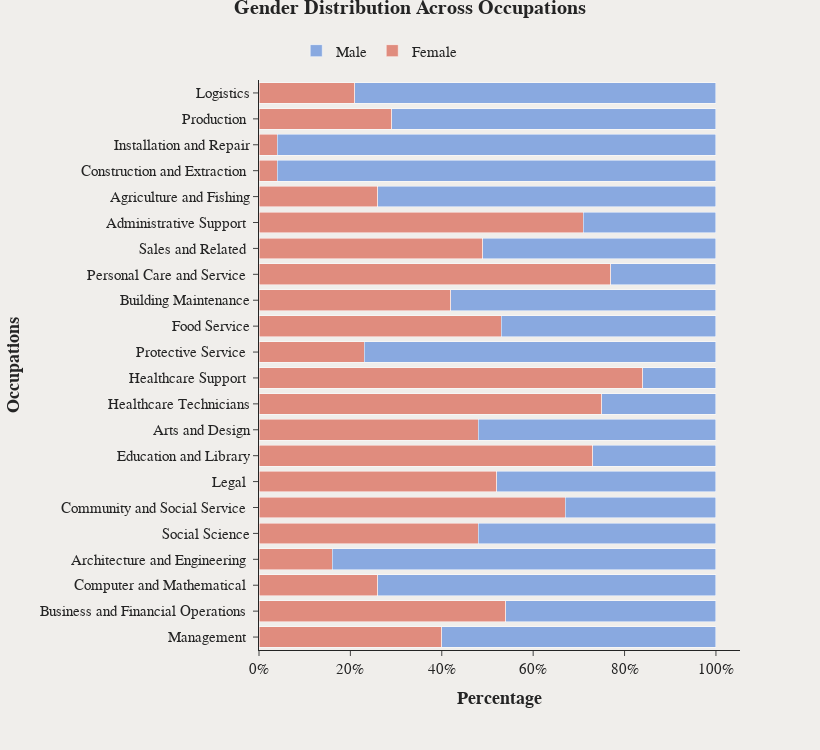

Write notebook code for a chart like this one.
### Code cell
# Create the horizontal stacked bar plot
fig = go.Figure(data=[go.Bar(y=df['Occupation'], x=df['Female'].values/100, 
                             name="Female", orientation='h', 
                             marker=dict(color='#e08c7e')), 
                      go.Bar(y=df['Occupation'], x=df['Male'].values/100, 
                             name="Male", orientation='h', 
                             marker=dict(color='#89a9e0'))], 
                layout=go.Layout(barmode='stack'))

fig.update_layout( 
    title={
        'text': '<b>'+"Gender Distribution Across Occupations"+'</b>',
        'x': 0.5,  # Set x position to center
        'y': 1,  # Set y position to top
        'xanchor': 'center',  # Set x anchor to center
        'yanchor': 'top',  # Set y anchor to top
        'font': {'size': 20}  # Set font size and bold property
    },
    xaxis=dict(
        tickformat='.0%',
    ),
    yaxis_title='<b>'+'Occupations'+'<b>', 
    xaxis_title='<b>'+'Percentage'+'<b>', 
    autosize=False, 
    height=750,
    width=820, 
    paper_bgcolor='#f0eeeb',
    plot_bgcolor='#f0eeeb',
    font=dict(family="Arial",size=15,),
    legend=dict(
        orientation="h",
        yanchor="top",
        y=1.08,
        xanchor="center",
        x=0.25
    ),
    margin={"t":80,"b":100},
    template="simple_white"

)

fig.show()

### Figure 1 — Plotly figure (JSON) as saved in the notebook; plotly's stock layout.template omitted (floating-point values rounded to 4 significant figures)
{"data": [{"marker": {"color": "#e08c7e"}, "name": "Female", "orientation": "h", "type": "bar", "x": [0.4, 0.54, 0.26, 0.16, 0.48, 0.67, 0.52, 0.73, 0.48, 0.75, 0.84, 0.23, 0.53, 0.42, 0.77, 0.49, 0.71, 0.26, 0.04, 0.04, 0.29, 0.21], "y": ["Management ", "Business and Financial Operations ", "Computer and Mathematical ", "Architecture and Engineering ", "Social Science", "Community and Social Service ", "Legal ", "Education and Library", "Arts and Design", "Healthcare Technicians", "Healthcare Support ", "Protective Service ", "Food Service", "Building Maintenance", "Personal Care and Service ", "Sales and Related ", "Administrative Support ", "Agriculture and Fishing", "Construction and Extraction ", "Installation and Repair", "Production ", "Logistics"]}, {"marker": {"color": "#89a9e0"}, "name": "Male", "orientation": "h", "type": "bar", "x": [0.6, 0.46, 0.74, 0.84, 0.52, 0.33, 0.48, 0.27, 0.52, 0.25, 0.16, 0.77, 0.47, 0.58, 0.23, 0.51, 0.29, 0.74, 0.96, 0.96, 0.71, 0.79], "y": ["Management ", "Business and Financial Operations ", "Computer and Mathematical ", "Architecture and Engineering ", "Social Science", "Community and Social Service ", "Legal ", "Education and Library", "Arts and Design", "Healthcare Technicians", "Healthcare Support ", "Protective Service ", "Food Service", "Building Maintenance", "Personal Care and Service ", "Sales and Related ", "Administrative Support ", "Agriculture and Fishing", "Construction and Extraction ", "Installation and Repair", "Production ", "Logistics"]}], "layout": {"autosize": false, "barmode": "stack", "font": {"family": "Arial", "size": 15}, "height": 750, "legend": {"orientation": "h", "x": 0.25, "xanchor": "center", "y": 1.08, "yanchor": "top"}, "margin": {"b": 100, "t": 80}, "paper_bgcolor": "#f0eeeb", "plot_bgcolor": "#f0eeeb", "title": {"font": {"size": 20}, "text": "<b>Gender Distribution Across Occupations</b>", "x": 0.5, "xanchor": "center", "y": 1, "yanchor": "top"}, "width": 820, "xaxis": {"tickformat": ".0%", "title": {"text": "<b>Percentage<b>"}}, "yaxis": {"title": {"text": "<b>Occupations<b>"}}}}
